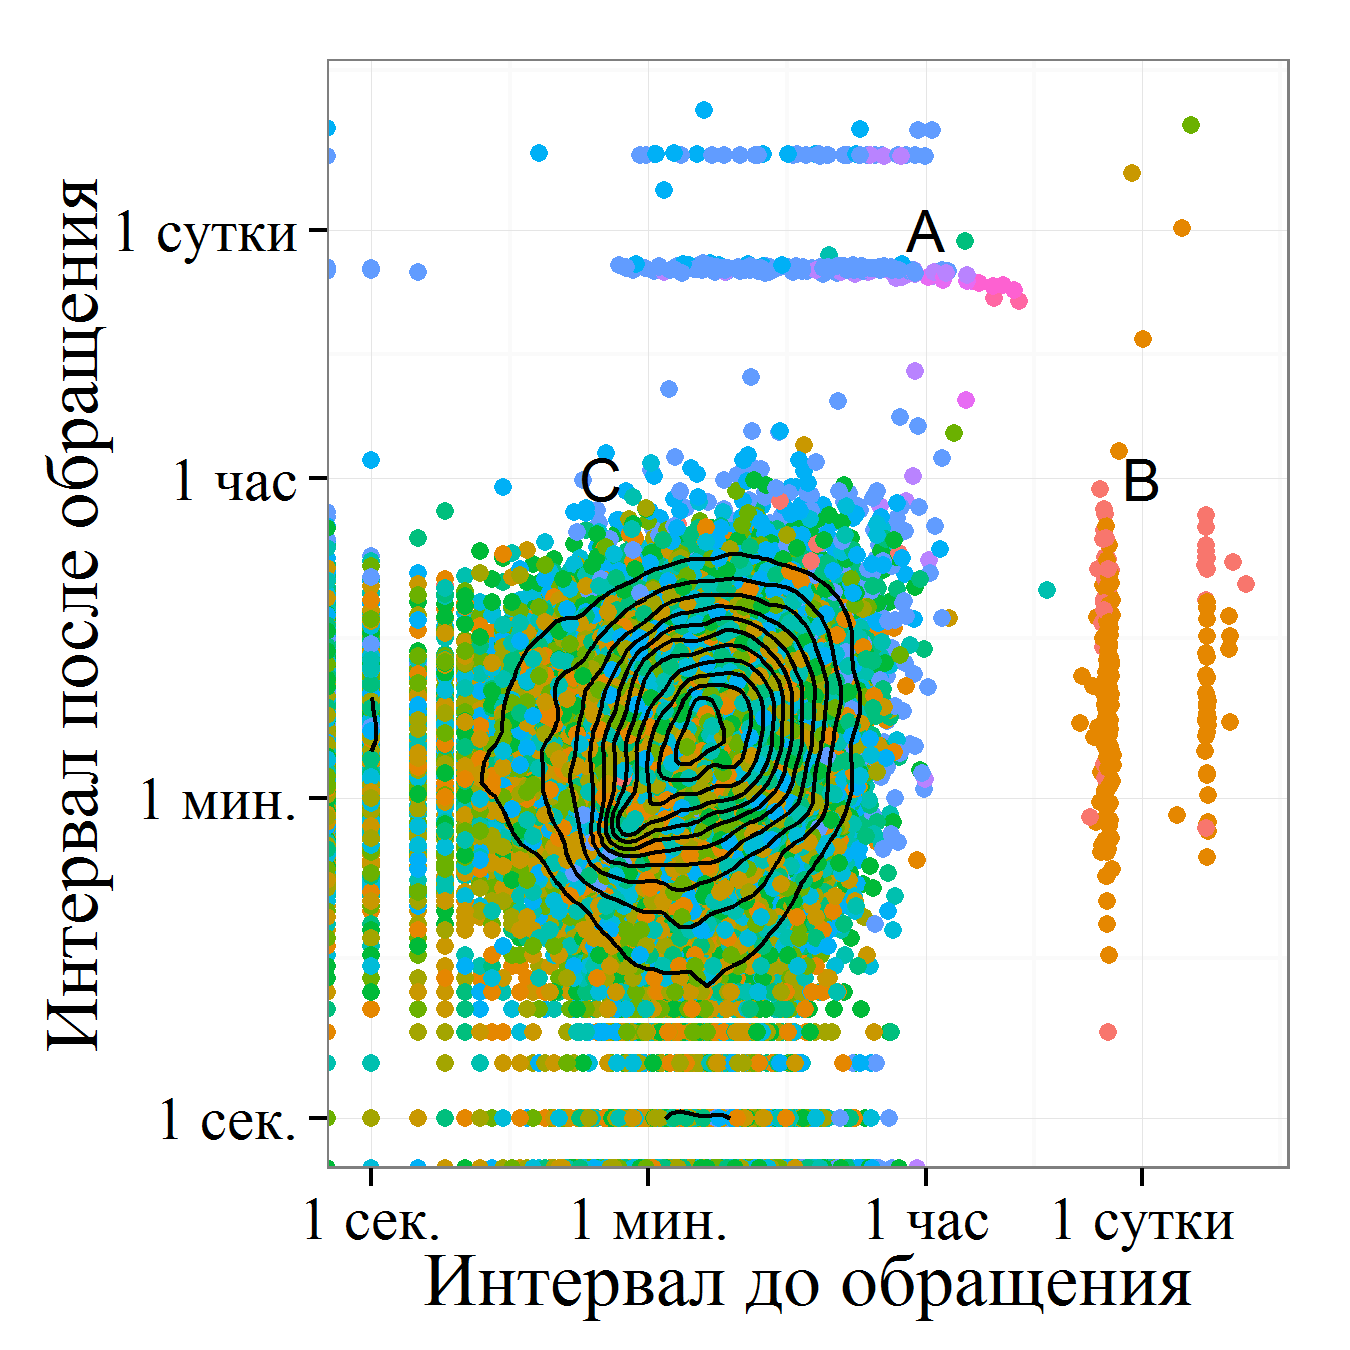

Generate this figure with R:
library(ggplot2)
library(scales)
library(readxl)
library(extrafont)

# Подготовка данных
xls.data<-read_excel("datafile.xlsx")
mydata<-xls.data[,c(1,3,9,15)]
mydata[is.na(mydata[,2]),2]<-0
mydata[is.na(mydata[,3]),3]<-0
mydata[,3]<-as.factor(mydata[,3])
max.idx<-nrow(mydata)
mydata<-mydata[order(mydata$created),]
lag<-as.numeric(diff(mydata$created))
graph<-data.frame(x=lag[1:(max.idx-2)],y=lag[2:(max.idx-1)], hour=as.numeric(format(mydata$created[2:(max.idx-1)],"%H")),
                  wd=as.numeric(format(mydata$created[2:(max.idx-1)],"%u")))

# Построение графика
#font_import()
#loadfonts("win")
g<-ggplot(graph,aes(x=x,y=y,col=as.factor(hour)))+
  geom_point()+
  scale_x_log10(breaks=c(1,60,3600,3600*24),
                labels=c("1 cек.","1 мин.", "1 час", "1 сутки"))+
  scale_y_log10(breaks=c(1,60,3600,3600*24),
                labels=c("1 cек.","1 мин.", "1 час", "1 сутки"))+
  stat_density2d(col="black")+
  scale_color_discrete(name = "Час суток")+
  labs(x="Интервал до обращения",y="Интервал после обращения")+
  annotate("text",x=3600,y=3600*24,label="A")+
  annotate("text",x=3600*24,y=3600,label="B")+
  annotate("text",x=30,y=3600,label="C")
g+theme_bw()+theme(legend.position='none',text=element_text(size=18,family="Times New Roman"))

ggsave("Pic5.png",width=4.5,height=4.5,dpi=300)
